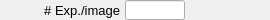
    <widget class="PyDMFrame" name="composite_4">
      <property name="geometry">
        <rect>
          <x>55</x>
          <y>130</y>
          <width>270</width>
          <height>20</height>
        </rect>
      </property>
      <widget class="QLabel" name="text_4">
        <property name="geometry">
          <rect>
            <x>0</x>
            <y>0</y>
            <width>120</width>
            <height>20</height>
          </rect>
        </property>
        <property name="text">
          <string># Exp./image</string>
        </property>
        <property name="font" stdset="0">
          <font>
            <pointsize>10</pointsize>
          </font>
        </property>
        <property name="brush" stdset="0">
          <brush brushstyle="SolidPattern">
            <color alpha="255">
              <red>0</red>
              <green>0</green>
              <blue>0</blue>
            </color>
          </brush>
        </property>
        <property name="toolTip">
          <string>text_4</string>
        </property>
        <property name="alignment">
          <set>Qt::AlignRight|Qt::AlignTrailing|Qt::AlignVCenter</set>
        </property>
        <property name="styleSheet">
          <string notr="true">QLabel#text_4 {
  color: rgb(0, 0, 0);
  }</string>
        </property>
      </widget>
      <widget class="PyDMLineEdit" name="text_entry_3">
        <property name="geometry">
          <rect>
            <x>125</x>
            <y>0</y>
            <width>60</width>
            <height>20</height>
          </rect>
        </property>
        <property name="channel" stdset="0">
          <string>ca://${prefix}NumExposures</string>
        </property>
        <property name="toolTip">
          <string>${prefix}NumExposures</string>
        </property>
        <property name="font" stdset="0">
          <font>
            <pointsize>10</pointsize>
          </font>
        </property>
        <property name="styleSheet">
          <string notr="true">PyDMLineEdit#text_entry_3 {
  color: rgb(0, 0, 0);
  background-color: rgb(115, 223, 255);
  border: 1px solid black;
  margin: 0px;
  padding: 0px;
  spacing: 0px;
  }</string>
        </property>
      </widget>
      <widget class="PyDMLabel" name="text_update_4">
        <property name="geometry">
          <rect>
            <x>190</x>
            <y>1</y>
            <width>80</width>
            <height>18</height>
          </rect>
        </property>
        <property name="toolTip">
          <string>PV: ${prefix}NumExposures_RBV</string>
        </property>
        <property name="channel" stdset="0">
          <string>ca://${prefix}NumExposures_RBV</string>
        </property>
        <property name="font" stdset="0">
          <font>
            <pointsize>10</pointsize>
          </font>
        </property>
        <property name="alignment">
          <set>Qt::AlignLeading|Qt::AlignLeft|Qt::AlignVCenter</set>
        </property>
        <property name="textInteractionFlags">
          <set>Qt::TextSelectableByKeyboard|Qt::TextSelectableByMouse</set>
        </property>
        <property name="styleSheet">
          <string notr="true">PyDMLabel#text_update_4 {
  color: rgb(10, 0, 184);
  background-color: rgb(187, 187, 187);
  }</string>
        </property>
      </widget>
    </widget>
